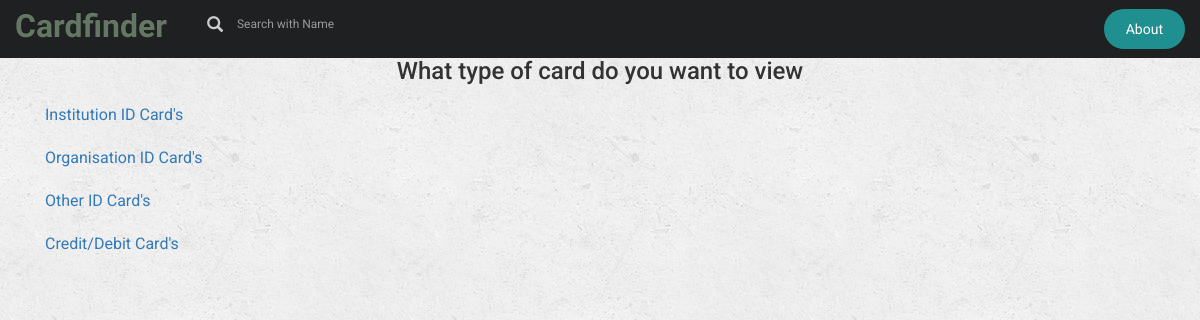
The app's page /found with its own data.
### LostCard/models.py (models this page shows, shortened)
class CardFound(models.Model):
     CardType=models.CharField(max_length=250)
     value = models.CharField(max_length=2)
     card_img = models.FileField()

### LostCard/views.py (the view)
# urls.py: url(r'^found', views.FoundIndexView.as_view(), name='found_index'),
class FoundIndexView(generic.ListView):
    template_name = 'LostCard/found_cards.html'
    context_object_name = 'all_cards_found'
    def get_queryset(self):
        return CardFound.objects.all()

### LostCard/templates/LostCard/found_cards.html (shortened to what this page needs)
{% extends 'LostCard/base1.html' %}
{% block body %}
        <div class="container">
            <h3 class="text-center">What type of card do you want to view</h3>
        <ul class="nav navbar-pills">
             {% for card in all_cards_found %}
             <li><a href="{% url 'lostcard:found_details' card.id %}">{{card.CardType}}'s</a> </li>
             {% endfor %}
        </ul>
        </div>
{% endblock %}

### LostCard/static/LostCard/css/style.css (style rules this page uses)
h4, h5, h6, h1, h2, h3 { margin-top: 0; }
ul, ol { margin: 0; }
html, body { font-family: 'Roboto', sans-serif; font-size: 100%; background:url(images/background.png); }
body a { transition:0.5s all; -webkit-transition:0.5s all; -moz-transition:0.5s all; -o-transition:0.5s all; -ms-transition:0.5s all; }
.container:after { content: "\0020"; display: block; height: 0; clear: both; visibility: hidden; }
body { background:url(images/background.png); }

### records on screen
CardFound: CardType "Institution ID Card"
CardFound: CardType "Organisation ID Card"
CardFound: CardType "Other ID Card"
CardFound: CardType "Credit/Debit Card"
